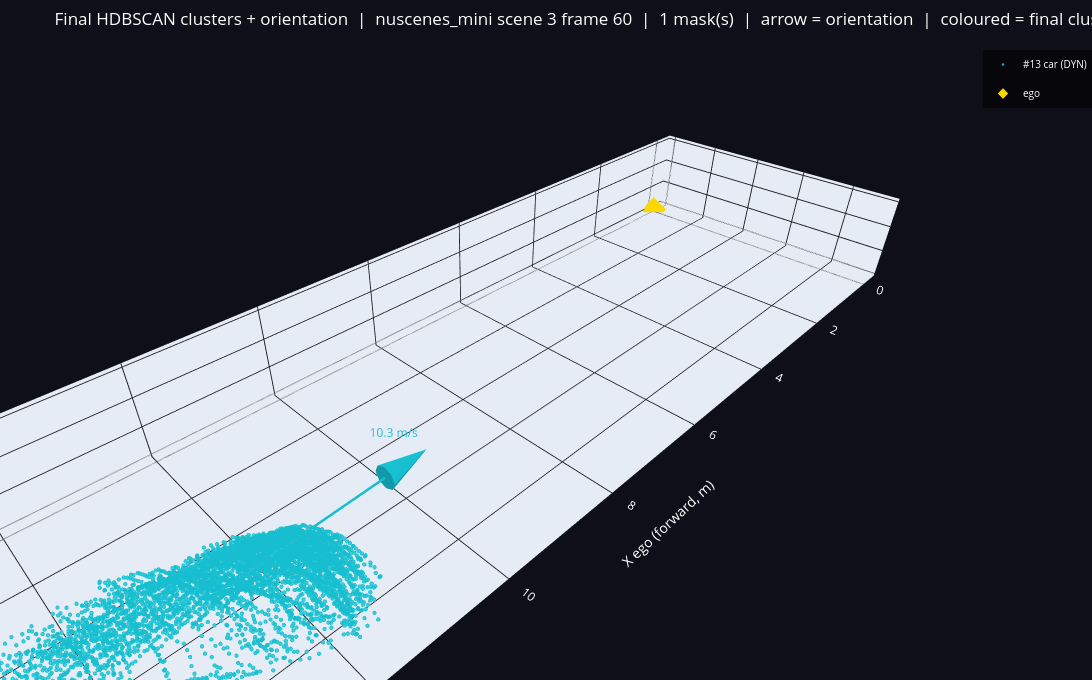

Notebook source saved alongside this figure:
### Markdown cell above
## 12. Final Cluster + Orientation Visualiser

3D Plotly view of the **final HDBSCAN result** per mask:

- **Coloured points** — `pts_comp_all`: the final cluster that survived HDBSCAN (passed to SAM3D)
- **Grey points** — pre-final-HDBSCAN cloud: for dynamic objects this is the ICP-compensated per-sweep concatenation; for static it is the raw aggregated in-mask points
- **Arrow** — orientation: motion heading for dynamic, PCA structural axis for static
- **Label** — velocity in m/s next to the arrow tip

Set `FINAL_VIZ_MASK = None` to show all masks together, or an integer to inspect one.

### Code cell
FINAL_VIZ_MASK = MASK_IDX   # uses the same selection as §10; set to an int to override
ARROW_LEN_M    = 2.5         # orientation arrow length in metres

_masks_to_show = (
    mask_results if FINAL_VIZ_MASK is None
    else [mask_results[FINAL_VIZ_MASK]]
)

_fig_fin = go.Figure()

for _mr in _masks_to_show:
    _mi    = _mr['mask_idx']
    _cr    = MASK_COLORS(_mi)
    _color = f'rgb({int(_cr[0]*255)},{int(_cr[1]*255)},{int(_cr[2]*255)})'
    _tag   = 'DYN' if _mr['is_dynamic'] else 'sta'
    _lbl   = f'#{_mi} {_mr["prompt"]} ({_tag})'

    # ── Pre-final-HDBSCAN cloud (grey background) ─────────────────────────────
    # Dynamic: ICP-compensated per-sweep clusters concatenated (before final HDBSCAN)
    # Static:  raw in-mask points from all sweeps (before HDBSCAN)
    if _mr['is_dynamic']:
        _pre_parts = [c for c in _mr['pts_comp_per_sw']
                      if c is not None and len(c) > 0]
    else:
        _pre_parts = [p for p in _mr['per_sweep_pts_mask']
                      if p is not None and len(p) > 0]

    _pre_cat = (
        np.concatenate(_pre_parts, axis=0)
        if _pre_parts else np.empty((0, 3), np.float32)
    )
    _grey = _pre_cat

    if len(_grey) > 0:
        _fig_fin.add_trace(go.Scatter3d(
            x=_grey[:, 0], y=_grey[:, 1], z=_grey[:, 2],
            mode='markers',
            marker=dict(size=1.5, color='rgba(160,160,160,0.20)'),
            name=f'{_lbl} — pre-HDBSCAN',
            legendgroup=f'mask_{_mi}',
            showlegend=False,
        ))

    # ── Final cluster (coloured) ──────────────────────────────────────────────
    _final = _mr['pts_comp_all']
    if len(_final) == 0:
        continue

    _cx = float(_final[:, 0].mean())
    _cy = float(_final[:, 1].mean())
    _cz = float(_final[:, 2].mean())

    _fig_fin.add_trace(go.Scatter3d(
        x=_final[:, 0], y=_final[:, 1], z=_final[:, 2],
        mode='markers',
        marker=dict(size=2.5, color=_color, opacity=0.90),
        name=_lbl,
        legendgroup=f'mask_{_mi}',
    ))

    # ── Orientation arrow ─────────────────────────────────────────────────────
    _hdg = _mr['heading_rad']
    if np.isnan(_hdg):
        continue

    _dx   = float(np.cos(_hdg)) * ARROW_LEN_M
    _dy   = float(np.sin(_hdg)) * ARROW_LEN_M
    _tx   = _cx + _dx
    _ty   = _cy + _dy
    _tz   = _cz

    # Arrow shaft
    _fig_fin.add_trace(go.Scatter3d(
        x=[_cx, _tx], y=[_cy, _ty], z=[_cz, _tz],
        mode='lines',
        line=dict(color=_color, width=5),
        legendgroup=f'mask_{_mi}',
        showlegend=False,
    ))

    # Arrowhead cone
    _fig_fin.add_trace(go.Cone(
        x=[_tx], y=[_ty], z=[_tz],
        u=[float(np.cos(_hdg))],
        v=[float(np.sin(_hdg))],
        w=[0.0],
        sizemode='absolute', sizeref=0.7,
        colorscale=[[0, _color], [1, _color]],
        showscale=False,
        legendgroup=f'mask_{_mi}',
        showlegend=False,
    ))

    # Velocity + heading label at arrow tip
    _vel   = _mr['velocity_mps']
    _hdg_s = 'motion' if _mr['is_dynamic'] else 'PCA'
    _vtxt  = f'{_vel:.1f} m/s' if _mr['is_dynamic'] else f'{np.degrees(_hdg):.0f} deg ({_hdg_s})'
    _fig_fin.add_trace(go.Scatter3d(
        x=[_tx], y=[_ty], z=[_tz + 0.35],
        mode='text',
        text=[_vtxt],
        textfont=dict(color=_color, size=12),
        legendgroup=f'mask_{_mi}',
        showlegend=False,
    ))

# Ego marker
_fig_fin.add_trace(go.Scatter3d(
    x=[0], y=[0], z=[0], mode='markers',
    marker=dict(size=8, color='gold', symbol='diamond'),
    name='ego',
))

_n_shown = len(_masks_to_show)
_title_fin = (
    f'Final HDBSCAN clusters + orientation  |  {DATASET} scene {SCENE_IDX} frame {FRAME_IDX}  '
    f'|  {_n_shown} mask(s)  |  arrow = orientation  |  coloured = final cluster  |  grey = pre-HDBSCAN'
)

_scene_cfg = dict(
    xaxis_title='X ego (forward, m)',
    yaxis_title='Y ego (left, m)',
    zaxis_title='Z ego (up, m)',
    aspectmode='data',
    bgcolor='rgb(15,15,25)',
    xaxis=dict(gridcolor='rgba(255,255,255,0.08)', color='white'),
    yaxis=dict(gridcolor='rgba(255,255,255,0.08)', color='white'),
    zaxis=dict(gridcolor='rgba(255,255,255,0.08)', color='white'),
)

_fig_fin.update_layout(
    title=_title_fin,
    scene=_scene_cfg,
    paper_bgcolor='rgb(15,15,25)',
    font=dict(color='white'),
    legend=dict(bgcolor='rgba(0,0,0,0.55)', font=dict(size=10)),
    width=1150, height=680,
    margin=dict(l=0, r=0, t=50, b=0),
)
_fig_fin.show()

### Figure 1 — Plotly figure (JSON) as saved in the notebook; plotly's stock layout.template omitted (floating-point values rounded to 4 significant figures; data arrays with more than 128 entries replaced by an {"elided": "..."} marker saying what was removed)
{"data": [{"legendgroup": "mask_13", "marker": {"color": "rgba(160,160,160,0.20)", "size": 1.5}, "mode": "markers", "name": "#13 car (DYN) — pre-HDBSCAN", "showlegend": false, "type": "scatter3d", "x": {"elided": "4906 float values"}, "y": {"elided": "4906 float values"}, "z": {"elided": "4906 float values"}}, {"legendgroup": "mask_13", "marker": {"color": "rgb(23,190,207)", "opacity": 0.9, "size": 2.5}, "mode": "markers", "name": "#13 car (DYN)", "type": "scatter3d", "x": {"elided": "4904 float values"}, "y": {"elided": "4904 float values"}, "z": {"elided": "4904 float values"}}, {"legendgroup": "mask_13", "line": {"color": "rgb(23,190,207)", "width": 5}, "mode": "lines", "showlegend": false, "type": "scatter3d", "x": [12.75, 10.25], "y": [3.288, 3.173], "z": [0.7361, 0.7361]}, {"colorscale": [[0, "rgb(23,190,207)"], [1, "rgb(23,190,207)"]], "legendgroup": "mask_13", "showlegend": false, "showscale": false, "sizemode": "absolute", "sizeref": 0.7, "type": "cone", "u": [-0.9989], "v": [-0.04585], "w": [0], "x": [10.25], "y": [3.173], "z": [0.7361]}, {"legendgroup": "mask_13", "mode": "text", "showlegend": false, "text": ["10.3 m/s"], "textfont": {"color": "rgb(23,190,207)", "size": 12}, "type": "scatter3d", "x": [10.25], "y": [3.173], "z": [1.086]}, {"marker": {"color": "gold", "size": 8, "symbol": "diamond"}, "mode": "markers", "name": "ego", "type": "scatter3d", "x": [0], "y": [0], "z": [0]}], "layout": {"font": {"color": "white"}, "height": 680, "legend": {"bgcolor": "rgba(0,0,0,0.55)", "font": {"size": 10}}, "margin": {"b": 0, "l": 0, "r": 0, "t": 50}, "paper_bgcolor": "rgb(15,15,25)", "scene": {"aspectmode": "data", "bgcolor": "rgb(15,15,25)", "xaxis": {"color": "white", "gridcolor": "rgba(255,255,255,0.08)", "title": {"text": "X ego (forward, m)"}}, "yaxis": {"color": "white", "gridcolor": "rgba(255,255,255,0.08)", "title": {"text": "Y ego (left, m)"}}, "zaxis": {"color": "white", "gridcolor": "rgba(255,255,255,0.08)", "title": {"text": "Z ego (up, m)"}}}, "title": {"text": "Final HDBSCAN clusters + orientation  |  nuscenes_mini scene 3 frame 60  |  1 mask(s)  |  arrow = orientation  |  coloured = final cluster  |  grey = pre-HDBSCAN"}, "width": 1150}}
